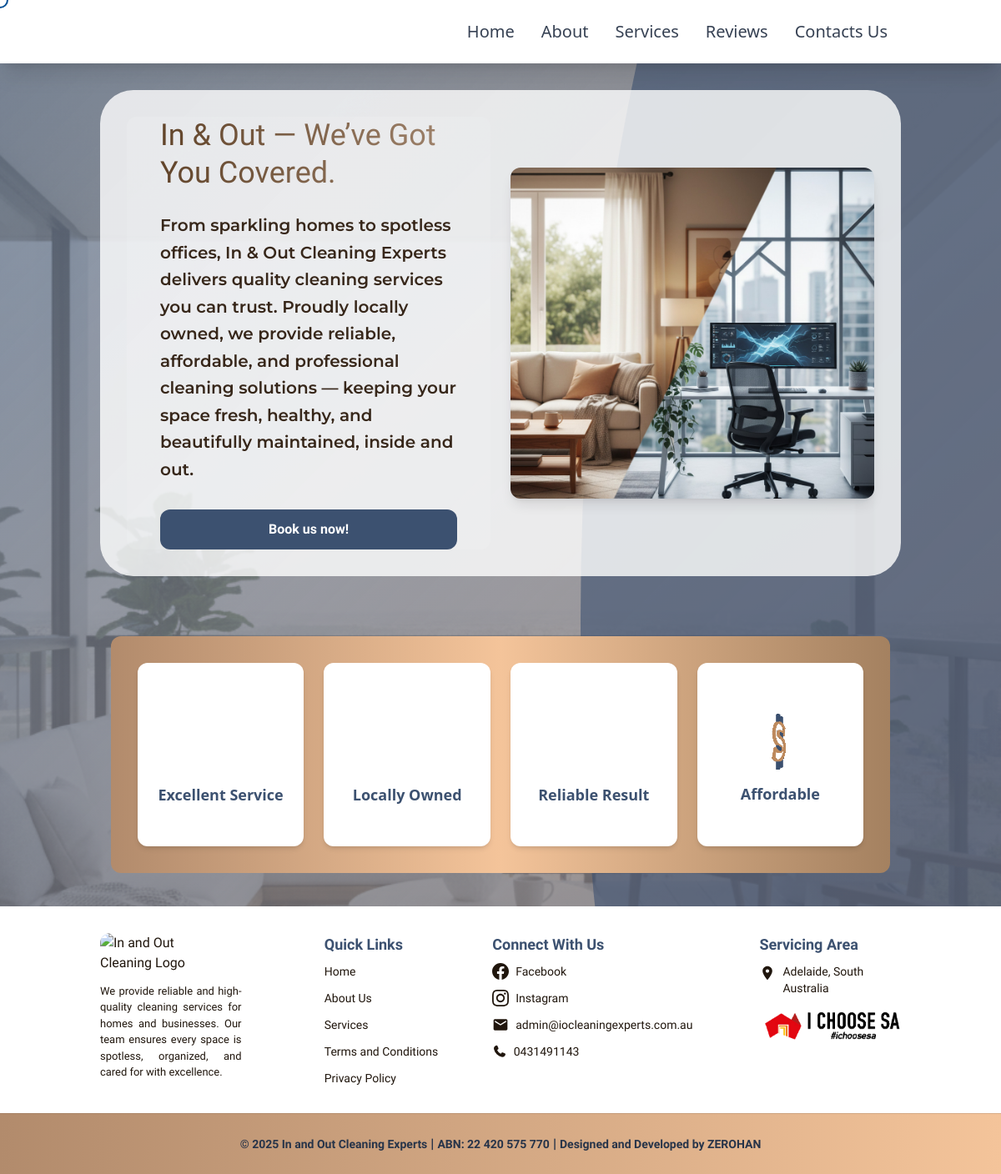
Page /pages/home.php on the committed database.
### tables this page shows
CREATE TABLE `homepage` (
  `id` int(11) NOT NULL,
  `cta` longtext NOT NULL,
  `support_headline` longtext NOT NULL,
  `button_cta` text NOT NULL,
  `card1` longtext NOT NULL,
  `card2` longtext NOT NULL,
  `card3` longtext NOT NULL,
  `card4` longtext NOT NULL,
  `image` longtext NOT NULL
);

### pages/backend/select-homepage.php (called while the page is built)
<?php
$sql = "SELECT * FROM homepage";
$result = $conn->query($sql);
$row = $result->fetch_assoc();
?>

### pages/home.php (the view, shortened to what this page needs)
<?php
$conn = conn();
?>
<?php include "includes/header.php" ?>
<?php include "includes/navbar.php" ?>
<?php include "backend/select-homepage.php" ?>
<section class="relative overflow-hidden hero-section min-h-screen flex flex-col">
    <div class="py-8 px-4 md:px-[10%] flex flex-col font-main relative z-10">
        <div
            class="w-full flex lg:flex-row flex-col-reverse items-center justify-center md:bg-white/80 rounded-[40px] px-4 md:px-8 py-8 gap-6">
            <div class="w-full lg:w-1/2 flex flex-col justify-center">
                <div class="px-6 md:px-10 flex flex-col md:bg-white/10 bg-white/80 rounded-xl  justify-between">
                    <div>
                        <h1
                            class="text-2xl md:text-4xl font-main mb-6 bg-gradient-to-r from-[#61442a] to-[#a0846d] bg-clip-text text-transparent leading-tight">
                        </h1>
                        <span
                            class="text-base md:text-xl font-semibold text-[#37271a] font-secondary text-justify leading-relaxed">
                            <?php echo isset($row['support_headline']) && !empty($row['support_headline']) ? htmlspecialchars($row['support_headline']) : ''; ?>
                        </span>
                    </div>
                    <a href="services.php"
                        class="text-white flex items-center  justify-center w-full py-3 px-10 md:bg-[#3c5170] bg-[#c79a73] rounded-xl hover:bg-gradient-to-r from-[#b28b6c] via-[#f4c49a] to-[#a48160] transition-all duration-300 ease-in-out hover:text-[#3c5170] hover:cursor-pointer font-semibold mt-8">
                        <?php echo isset($row['button_cta']) && !empty($row['button_cta']) ? htmlspecialchars($row['button_cta']) : ''; ?>
                    </a>
                </div>
            </div>
            <div class="w-full lg:w-1/2 flex flex-col justify-center items-center">
                <img src="../admin/backend/<?php echo htmlspecialchars($row['image']); ?>" alt=""
                    class="w-full h-auto rounded-xl relative z-10 shadow-lg">
            </div>
        </div>
    </div>
    <div class="w-full flex items-center justify-center py-10 px-4">
        <div
            class="w-[90%] md:w-[80%] bg-gradient-to-r from-[#b28b6c] via-[#f4c49a] to-[#a48160] rounded-xl p-6 md:p-8">
            <div class="flex flex-wrap lg:flex-nowrap gap-4 md:gap-6 justify-center items-stretch">
                <div
                    class="flex flex-col flex-1 bg-white rounded-xl shadow-md items-center justify-center text-center p-6 min-h-[220px] transition-all duration-300 hover:shadow-xl hover:scale-105">
                    <lord-icon src="https://cdn.lordicon.com/vttzorhw.json" trigger="loop" delay="2000"
                        colors="primary:#3c5170,secondary:#c3956f" style="width:80px;height:80px">
                    </lord-icon>
                    <span class="text-base md:text-lg font-semibold text-[#3c5170] mt-4 leading-snug">
                        <?php echo isset($row['card1']) && !empty($row['card1']) ? htmlspecialchars($row['card1']) : ''; ?>
                    </span>
                </div>
                <div
                    class="flex flex-col flex-1 bg-white rounded-xl shadow-md items-center justify-center text-center p-6 min-h-[220px] transition-all duration-300 hover:shadow-xl hover:scale-105">
                    <lord-icon src="https://cdn.lordicon.com/onmwuuox.json" trigger="loop" delay="2000"
                        colors="primary:#3c5170,secondary:#c3956f" style="width:80px;height:80px">
                    </lord-icon>
                    <span class="text-base md:text-lg font-semibold text-[#3c5170] mt-4 leading-snug">
                        <?php echo isset($row['card2']) && !empty($row['card2']) ? htmlspecialchars($row['card2']) : ''; ?>
                    </span>
                </div>
                <div
                    class="flex flex-col flex-1 bg-white rounded-xl shadow-md items-center justify-center text-center p-6 min-h-[220px] transition-all duration-300 hover:shadow-xl hover:scale-105">
                    <lord-icon src="https://cdn.lordicon.com/twnqgmao.json" trigger="loop" delay="2000"
                        colors="primary:#3c5170,secondary:#c3956f" style="width:80px;height:80px">
                    </lord-icon>
                    <span class="text-base md:text-lg font-semibold text-[#3c5170] mt-4 leading-snug">
                        <?php echo isset($row['card3']) && !empty($row['card3']) ? htmlspecialchars($row['card3']) : ''; ?>
                    </span>
                </div>
                <div
                    class="flex flex-col flex-1 bg-white rounded-xl shadow-md items-center justify-center text-center p-6 min-h-[220px] transition-all duration-300 hover:shadow-xl hover:scale-105">
                    <div class=" flex items-center justify-center mb-2">
                        <img src="../images/dollar.gif" class="w-[130px] -mt-5" alt="">
                    </div>
                    <span class="text-base md:text-lg font-semibold text-[#3c5170] -mt-6 leading-snug">
                        <?php echo isset($row['card4']) && !empty($row['card4']) ? htmlspecialchars($row['card4']) : ''; ?>
                    </span>
                </div>
            </div>
        </div>
    </div>
    <?php include "includes/footer.php" ?>
</section>

### pages/includes/header.php (shortened to what this page needs)
<!DOCTYPE html>
<html lang="en">
<head>
    <link rel="stylesheet" href="../css/output.css">
    <link rel="stylesheet" href="../css/main.css">
    <link rel="stylesheet" href="../css/service.css">
    <link rel="stylesheet" href="https://cdnjs.cloudflare.com/ajax/libs/font-awesome/7.0.1/css/all.min.css"
 />
</head>
<body>

### pages/includes/navbar.php (shortened to what this page needs)
<nav class="w-full py-4 px-6 md:px-[10%] shadow-xl flex flex-row items-center sticky top-0 bg-white navbar" id="navbar">
    <div class="hidden md:flex ml-auto">
        <a href="home.php"
            class="px-4 py-2 text-gray-700 hover:text-blue-600 transition-colors duration-300 text-xl">Home</a>
        <a href="about.php"
            class="px-4 py-2 text-gray-700 hover:text-blue-600 transition-colors duration-300 text-xl">About</a>
        <a href="services.php"
            class="px-4 py-2 text-gray-700 hover:text-blue-600 transition-colors duration-300 text-xl">Services</a>
        <a href="testimonials.php"
            class="px-4 py-2 text-gray-700 hover:text-blue-600 transition-colors duration-300 text-xl">Reviews</a>
        <a href="contact.php"
            class="px-4 py-2 text-gray-700 hover:text-blue-600 transition-colors duration-300 text-xl">Contacts Us</a>
    </div>
</nav>

### pages/includes/footer.php (shortened to what this page needs)
<footer class="w-full py-8 px-[10%] min-h-[200px] z-10 font-main bg-white text-[#20160d]">
    <div class="w-full flex flex-row gap-8">
        <div class="flex flex-col space-y-3 w-[30%] mr-[7%]">
            <img src="../images/logo.png" class="w-[140px] bg-white rounded-xl " alt="In and Out Cleaning Logo">
            <p class="text-justify c-text">We provide reliable and high-quality cleaning services for homes and
                businesses. Our team ensures every space is spotless, organized, and cared for with excellence.</p>
        </div>
        <div class="flex flex-col space-y-3 w-[30%]">
            <h3 class="text-lg font-semibold mb-2 text-[#3c5170]">Quick Links</h3>
            <a href="index.php" class="text-sm hover:underline hover:opacity-80 transition-opacity">Home</a>
            <a href="about.php" class="text-sm hover:underline hover:opacity-80 transition-opacity">About Us</a>
            <a href="services.php" class="text-sm hover:underline hover:opacity-80 transition-opacity">Services</a>
            <button onclick="openModal('terms')"
                class="text-sm hover:underline hover:opacity-80 transition-opacity text-left bg-transparent border-0 p-0 font-inherit cursor-pointer">Terms
                and Conditions</button>
            <button onclick="openModal('privacy')"
                class="text-sm hover:underline hover:opacity-80 transition-opacity text-left bg-transparent border-0 p-0 font-inherit cursor-pointer">Privacy
                Policy</button>
        </div>
        <div class="flex flex-col space-y-3 w-[30%] mr-[5%]">
            <h3 class="text-lg font-semibold mb-2 text-[#3c5170]">Connect With Us</h3>
            <a href="https://www.facebook.com/profile.php?id=61582642147262&mibextid=wwXIfr&rdid=hydT1ORlkSa5ha7E&share_url=https%3A%2F%2Fwww.facebook.com%2Fshare%2F15iTAzJZgB%2F%3Fmibextid%3DwwXIfr#"
                target="_blank" class="flex items-center space-x-2 text-sm hover:opacity-80 transition-opacity">
                <span>Facebook</span>
            </a>
            <a href="https://instagram.com" target="_blank"
                class="flex items-center space-x-2 text-sm hover:opacity-80 transition-opacity">
                <span>Instagram</span>
            </a>
            <a href="mailto:Admin@iocleaningexperts.com.au"
                class="flex items-center space-x-2 text-sm hover:opacity-80 transition-opacity">
                <svg class="w-5 h-5" fill="currentColor" viewBox="0 0 24 24">
                    <path
                        d="M20 4H4c-1.1 0-1.99.9-1.99 2L2 18c0 1.1.9 2 2 2h16c1.1 0 2-.9 2-2V6c0-1.1-.9-2-2-2zm0 4l-8 5-8-5V6l8 5 8-5v2z" />
                </svg>
                <span>admin@iocleaningexperts.com.au</span>
            </a>
            <a href="tel:0431491143" class="flex items-center space-x-2 text-sm hover:opacity-80 transition-opacity">
                <i class="fa-solid fa-phone"></i>
                <span>0431491143</span>
            </a>
        </div>
        <div class="flex flex-col space-y-3 w-[30%]">
            <h3 class="text-lg font-semibold mb-2 text-[#3c5170]">Servicing Area</h3>
            <a href="https://www.google.com/maps/place/Adelaide+SA,+Australia/@-34.9281805,138.5179456,12z"
                target="_blank"
                class="flex items-start space-x-2 text-sm hover:underline hover:opacity-80 transition-opacity group">
                <svg class="w-5 h-5 mt-0.5 flex-shrink-0 group-hover:scale-110 transition-transform" fill="currentColor"
                    viewBox="0 0 24 24">
                    <path
                        d="M12 2C8.13 2 5 5.13 5 9c0 5.25 7 13 7 13s7-7.75 7-13c0-3.87-3.13-7-7-7zm0 9.5c-1.38 0-2.5-1.12-2.5-2.5s1.12-2.5 2.5-2.5 2.5 1.12 2.5 2.5-1.12 2.5-2.5 2.5z" />
                </svg>
                <span>Adelaide, South Australia</span>
            </a>
            <img class="mx-1 py-1 image-footer-logo" src="../images/ichoosesa-1.png" alt="">
        </div>
    </div>
</footer>
<div
    class="w-full px-[10%] font-main py-[2%] border-t border-[#6d523c]/20 text-center btn-main text-[#273449] flex flex-row items-center justify-center font-bold">
    <p class="text-sm mx-1">&copy; <?php echo date('Y'); ?> In and Out Cleaning Experts </p> |
    <p class="text-sm mx-1">ABN: 22 420 575 770</p> |
    <a class="text-sm mx-1" href="https://zerohan.site">Designed and Developed by ZEROHAN</a>
</div>

### css/main.css (style rules this page uses)
:root { --color-primary: #3c5170; --color-accent: #fbb06b; --scrollbar-thumb: #1e3a8a; --scrollbar-thumb-hover: #1e40af; }
.c-text { font-size: 81%; }
.btn-main { background: linear-gradient(to right, #b28b6c, #f4c49a); }
.image-footer-logo { width: 189px; }
* { scrollbar-width: thin; scrollbar-color: var(--scrollbar-thumb) transparent; }
:root { --scrollbar-thumb: #3c5170; --duotone-dark: #1e293b; --duotone-light: #fbb06b; }
body { min-height: 100vh; color: #000; background: linear-gradient( -33deg, rgba(60, 81, 112, 0.75), rgba(253, 253, 253, 0.45) ), url("../images/veranda.png"); background-attachment: fixed; background-size: cover; background-position: center; background-repeat: no-repeat; animation: gradientShift 18s cubic-bezier(0.4, 0, 0.2, 1) infinite alternate; }
body::before { content: ""; position: fixed; inset: 0; background: linear-gradient( 135deg, rgba(60, 81, 112, 0.6), rgba(251, 176, 107, 0.3) ); mix-blend-mode: overlay; pointer-events: none; z-index: -1; }
.hero-section > * { position: relative; z-index: 10; }
.hero-section::before { content: ""; position: absolute; background: #3c5170; opacity: 0.6; z-index: 1; transition: all 0.5s ease; }
@media (min-width: 768px) { .hero-section::before { top: 0; right: 0; width: 60%; height: 100%; z-index: 1; clip-path: ellipse(70% 100% at right center); } }

### css/service.css (style rules this page uses)
.navbar { z-index: 55; }

### rows in the picture
homepage: support_headline "From sparkling homes to spotless offices, In & Out Cleaning Experts delivers quality cleaning services you can trust. Proudly locally owned, we provide reliable, affordable, and professional cleaning solutions — keeping your space fresh, healthy, and beautifully maintained, inside and out.", button_cta "Book us now!", image (picture), card1 "Excellent Service", card2 "Locally Owned", card3 "Reliable Result", card4 "Affordable"
